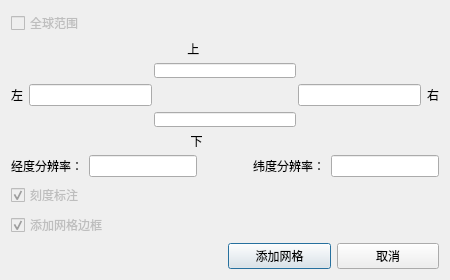
<?xml version="1.0" encoding="UTF-8"?>
<ui version="4.0">
 <class>GridSettingDialog</class>
 <widget class="QDialog" name="GridSettingDialog">
  <property name="geometry">
   <rect>
    <x>0</x>
    <y>0</y>
    <width>450</width>
    <height>280</height>
   </rect>
  </property>
  <property name="minimumSize">
   <size>
    <width>280</width>
    <height>250</height>
   </size>
  </property>
  <property name="maximumSize">
   <size>
    <width>450</width>
    <height>280</height>
   </size>
  </property>
  <property name="windowTitle">
   <string>添加经纬网格</string>
  </property>
  <layout class="QGridLayout" name="gridLayout_3">
   <item row="0" column="0">
    <widget class="QCheckBox" name="checkBox">
     <property name="enabled">
      <bool>false</bool>
     </property>
     <property name="text">
      <string>全球范围</string>
     </property>
    </widget>
   </item>
   <item row="1" column="0" colspan="2">
    <layout class="QGridLayout" name="gridLayout_14">
     <item row="2" column="0">
      <layout class="QGridLayout" name="gridLayout_11">
       <item row="0" column="0">
        <widget class="QCheckBox" name="checkBoxText">
         <property name="enabled">
          <bool>false</bool>
         </property>
         <property name="text">
          <string>刻度标注</string>
         </property>
         <property name="checked">
          <bool>true</bool>
         </property>
        </widget>
       </item>
       <item row="1" column="0">
        <widget class="QCheckBox" name="checkBoxFrame">
         <property name="enabled">
          <bool>false</bool>
         </property>
         <property name="text">
          <string>添加网格边框</string>
         </property>
         <property name="checked">
          <bool>true</bool>
         </property>
        </widget>
       </item>
      </layout>
     </item>
     <item row="0" column="0">
      <layout class="QGridLayout" name="gridLayout_13">
       <item row="0" column="0">
        <layout class="QGridLayout" name="gridLayout">
         <item row="0" column="1">
          <widget class="QLabel" name="label">
           <property name="text">
            <string>          上</string>
           </property>
          </widget>
         </item>
         <item row="1" column="1">
          <widget class="QLineEdit" name="lineEditUP"/>
         </item>
         <item row="1" column="0">
          <spacer name="horizontalSpacer_4">
           <property name="orientation">
            <enum>Qt::Horizontal</enum>
           </property>
           <property name="sizeHint" stdset="0">
            <size>
             <width>40</width>
             <height>20</height>
            </size>
           </property>
          </spacer>
         </item>
         <item row="1" column="2">
          <spacer name="horizontalSpacer_5">
           <property name="orientation">
            <enum>Qt::Horizontal</enum>
           </property>
           <property name="sizeHint" stdset="0">
            <size>
             <width>40</width>
             <height>20</height>
            </size>
           </property>
          </spacer>
         </item>
        </layout>
       </item>
       <item row="1" column="0">
        <layout class="QGridLayout" name="gridLayout_7">
         <item row="0" column="0">
          <layout class="QGridLayout" name="gridLayout_4">
           <item row="0" column="0">
            <widget class="QLabel" name="label_3">
             <property name="text">
              <string>左</string>
             </property>
            </widget>
           </item>
           <item row="0" column="1">
            <widget class="QLineEdit" name="lineEditLeft"/>
           </item>
          </layout>
         </item>
         <item row="0" column="1">
          <spacer name="horizontalSpacer">
           <property name="orientation">
            <enum>Qt::Horizontal</enum>
           </property>
           <property name="sizeHint" stdset="0">
            <size>
             <width>40</width>
             <height>20</height>
            </size>
           </property>
          </spacer>
         </item>
         <item row="0" column="2">
          <layout class="QGridLayout" name="gridLayout_5">
           <item row="0" column="1">
            <widget class="QLineEdit" name="lineEditRight"/>
           </item>
           <item row="0" column="2">
            <widget class="QLabel" name="label_4">
             <property name="text">
              <string>右</string>
             </property>
            </widget>
           </item>
          </layout>
         </item>
        </layout>
       </item>
       <item row="2" column="0">
        <layout class="QGridLayout" name="gridLayout_6">
         <item row="1" column="0">
          <spacer name="horizontalSpacer_6">
           <property name="orientation">
            <enum>Qt::Horizontal</enum>
           </property>
           <property name="sizeHint" stdset="0">
            <size>
             <width>40</width>
             <height>20</height>
            </size>
           </property>
          </spacer>
         </item>
         <item row="2" column="1">
          <widget class="QLabel" name="label_2">
           <property name="text">
            <string>           下</string>
           </property>
          </widget>
         </item>
         <item row="1" column="1">
          <widget class="QLineEdit" name="lineEditDown"/>
         </item>
         <item row="1" column="2">
          <spacer name="horizontalSpacer_7">
           <property name="orientation">
            <enum>Qt::Horizontal</enum>
           </property>
           <property name="sizeHint" stdset="0">
            <size>
             <width>40</width>
             <height>20</height>
            </size>
           </property>
          </spacer>
         </item>
        </layout>
       </item>
      </layout>
     </item>
     <item row="1" column="0">
      <layout class="QGridLayout" name="gridLayout_12">
       <item row="0" column="2">
        <layout class="QGridLayout" name="gridLayout_9">
         <item row="0" column="0">
          <widget class="QLabel" name="label_6">
           <property name="text">
            <string>纬度分辨率：</string>
           </property>
          </widget>
         </item>
         <item row="0" column="1">
          <widget class="QLineEdit" name="lineEditLatResolution"/>
         </item>
        </layout>
       </item>
       <item row="0" column="0">
        <layout class="QGridLayout" name="gridLayout_8">
         <item row="0" column="0">
          <widget class="QLabel" name="label_5">
           <property name="text">
            <string>经度分辨率：</string>
           </property>
          </widget>
         </item>
         <item row="0" column="1">
          <widget class="QLineEdit" name="lineEditLonResolution"/>
         </item>
        </layout>
       </item>
       <item row="0" column="1">
        <spacer name="horizontalSpacer_3">
         <property name="orientation">
          <enum>Qt::Horizontal</enum>
         </property>
         <property name="sizeHint" stdset="0">
          <size>
           <width>40</width>
           <height>20</height>
          </size>
         </property>
        </spacer>
       </item>
      </layout>
     </item>
    </layout>
   </item>
   <item row="2" column="1">
    <layout class="QGridLayout" name="gridLayout_2">
     <item row="0" column="0">
      <widget class="QPushButton" name="pushButton_addGrid">
       <property name="text">
        <string>添加网格</string>
       </property>
      </widget>
     </item>
     <item row="0" column="1">
      <widget class="QPushButton" name="pushButton_quit">
       <property name="text">
        <string>取消</string>
       </property>
      </widget>
     </item>
    </layout>
   </item>
  </layout>
 </widget>
 <resources/>
 <connections/>
</ui>
